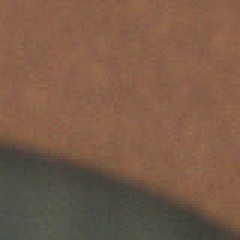
#> input picture 機器視覺/AOI影像/Images/ORI/08q070012c6_L2_0122b_012613a_94_37_ROI0_OPOK.png, 80 x 80 px (shown 3 times larger); its folder holds 4 pictures in this run
$ python 20230531.py
#> lines starting #> are read from the running program, lines starting #| are printed output that depends on the picture; pictures that were not available may be replaced by others from this repository, and a replacement may not be noted
# -*- coding: utf-8 -*-
"""
Created on Wed May 31 16:38:07 2023

@author: acer0
"""

import cv2
import os
import numpy as np

folder1 = './Images/ORI'
folder2 = './Images/CAM'

# 讀取兩個文件夾中的文件
files1 = os.listdir(folder1)
files2 = os.listdir(folder2)

# 讀取文件中的編號
def get_file_num(filename):
    num_str = ''.join(filter(str.isdigit, filename))
    if num_str:
        return int(num_str)
    else:
        return -1  #返回一個默認值，表示未能提取數字

# # 按照編號進行排序
# files1 = sorted(files1, key=get_file_num)
# files2 = sorted(files2, key=get_file_num)

def dHash(img):
    # 差值哈希算法 缩放8*8
    img = cv2.resize(img, (8, 8))
    dhash_str = ''
    # 每行前一个像素大于后一个像素为1，相反为0，生成哈希
    for i in range(8):
        for j in range(7):
            if img[i, j] > img[i, j+1]:
                dhash_str = dhash_str+'1'
            else:
                dhash_str = dhash_str+'0'
    return dhash_str

def aHash(grayImg):
    Total = 0
    grayImg = cv2.resize(grayImg, (8, 8))
    ahash_str = ''
    #累加求像素之和
    for i in range(8):
        for j in range(8):
            Total = Total + grayImg[i,j]
    avg = Total / 64
    # 將每個像素與avg比較 大於avg=1 小於avg=0
    for i in range(8):
        for j in range(8):
            if  grayImg[i,j]>avg:
                ahash_str=ahash_str+'1'
            else:
                ahash_str=ahash_str+'0'
    return ahash_str

# 建立 比對OK的list
compared_files = []


# 逐一讀取每個圖片
for i in range(len(files1)):

    print(files1[i])
    imgOri = cv2.imread(os.path.join(folder1, files1[i]))
#> imgOri is the input picture: shape (80, 80, 3); mean B, G, R 72, 91.3, 121.9
    imgCam = cv2.imread(os.path.join(folder2, files2[i]), 0) # CAM + 灰階
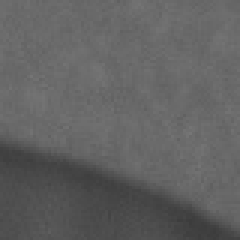
#> imgCam: shape (80, 80) (shown 3 times larger); min 60, max 118, mean 97.7

    (B1, G1, R1) = cv2.split(imgOri) # 將imgOri 分3通道
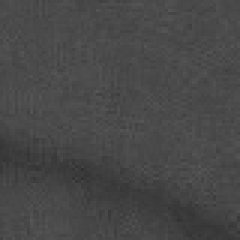
#> B1: shape (80, 80) (shown 3 times larger); min 49, max 87, mean 72
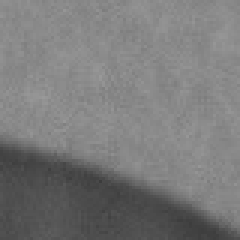
#> R1: shape (80, 80) (shown 3 times larger); min 60, max 153, mean 121.9

### 影像前處理 ###

    # 中值濾波器 5x5
    imgOri = cv2.medianBlur(R1, 5) # 將imgOri 取R通道
#> imgOri: shape (80, 80)
    imgCam = cv2.medianBlur(imgCam, 5)

    # 高斯濾波
    imgOri = cv2.GaussianBlur(imgOri, (5, 5), 0)
    imgCam = cv2.GaussianBlur(imgCam, (5, 5), 0)

    # 中值濾波器 3x3
    imgOri = cv2.medianBlur(imgOri, 3)
    imgCam = cv2.medianBlur(imgCam, 3)

    # 邊緣強化 Ori
    sigma = 25
    blur_img = cv2.GaussianBlur(imgOri, (0, 0), sigma)
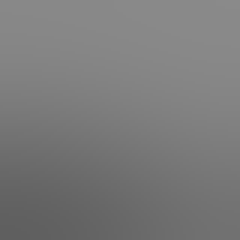
#> blur_img: shape (80, 80) (shown 3 times larger); min 95, max 138, mean 122
        # 以原圖 : 模糊圖片= 1.5 : -0.5 的比例進行混合
    imgOri = cv2.addWeighted(imgOri, 1.5, blur_img, -0.5, 0)

    # Cam 二值化
    ret2, threshCam = cv2.threshold(imgCam, 140, 255, cv2.THRESH_BINARY)
#> threshCam: shape (80, 80); every value is 0

  # dHash比對
    dhashOri = dHash(imgOri)
    dhashCam = dHash(imgCam)
    dhashdiff = sum(ch1 != ch2 for ch1, ch2 in zip(dhashOri, dhashCam))
#> dhashdiff = 2

    if dhashdiff > 10:
        # Ori 二值化
        print('dhash不相似',dhashdiff)
        ret1, threshOri = cv2.threshold(imgOri, 125, 255, cv2.THRESH_BINARY)

        # Ori膨脹 dilate 一次 (iterations = 1)
        kernel = cv2.getStructuringElement(cv2.MORPH_RECT, (4, 4))
        oriDilated = cv2.dilate(threshOri, kernel, iterations = 1)

        # combined_img = cv2.hconcat([imgOri, threshOri, threshCam])
        combined_img = cv2.hconcat([imgOri, imgCam, oriDilated, threshCam])
        cv2.imshow('Combined Images', combined_img)
        cv2.waitKey(0)

    # 將差異小於10的圖片加入OK list
    else:
        print('dhash相似',dhashdiff)
#| dhash相似 2
        compared_files.append(files1[i])
        combined_img = cv2.hconcat([imgOri, imgCam, threshCam])
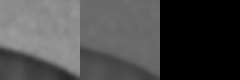
#> combined_img: shape (80, 240); min 0, max 156, mean 73.2
        cv2.imshow('Combined Images', combined_img)
        cv2.waitKey(0)

  # aHash比對 => 邊緣比對

    # oriEdges = cv2.Canny(imgOri,100,200)
    # camEdges = cv2.Canny(imgCam,100,200)

    ahashOri = aHash(imgOri)
#> after the loop in aHash, `for i in range(8):`: Total = 7820
#> in aHash, `avg = Total / 64`: avg = 122.2
    ahashCam = aHash(imgCam)
    ahashdiff = sum(ch1 != ch2 for ch1, ch2 in zip(ahashOri, ahashCam))
#> ahashdiff = 0

    if ahashdiff > 4:
        # Ori 二值化
        print('ahash不相似',ahashdiff)
        ret1, threshOri = cv2.threshold(imgOri, 125, 255, cv2.THRESH_BINARY)

        # Ori膨脹 dilate 一次 (iterations = 1)
        kernel = cv2.getStructuringElement(cv2.MORPH_RECT, (4, 4))
        oriDilated = cv2.dilate(threshOri, kernel, iterations = 1)

        # combined_img = cv2.hconcat([imgOri, threshOri, oriEdges, camEdges, threshCam])
        combined_img = cv2.hconcat([imgOri, imgCam, oriDilated, threshCam])
        cv2.imshow('Combined Images', combined_img)
        cv2.waitKey(0)

    # 將差異小於4的圖片加入OK list
    else:
        print('ahash相似',ahashdiff)
#| ahash相似 0
#> (the run stopped early here; a loop or call above may not have finished)
